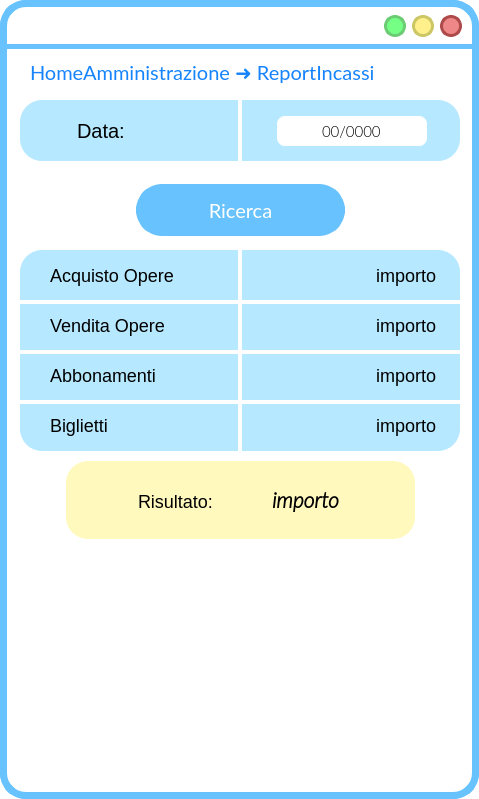
<?xml version="1.0" encoding="UTF-8"?>
<ui version="4.0">
 <class>MainWindow</class>
 <widget class="QMainWindow" name="MainWindow">
  <property name="geometry">
   <rect>
    <x>0</x>
    <y>0</y>
    <width>479</width>
    <height>799</height>
   </rect>
  </property>
  <property name="windowTitle">
   <string>MainWindow</string>
  </property>
  <property name="styleSheet">
   <string notr="true">QWidget{
background:rgb(255, 255, 255);
border-radius:26px;
border-color:rgb(104, 194, 253);
border-style: solid;
border-width:7;
}
QLabel{
border-width:0;
font: 18pt &quot;Lato Light&quot;;
}</string>
  </property>
  <widget class="QWidget" name="centralwidget">
   <widget class="QPushButton" name="pushButton_3">
    <property name="geometry">
     <rect>
      <x>593</x>
      <y>29</y>
      <width>24</width>
      <height>24</height>
     </rect>
    </property>
    <property name="sizePolicy">
     <sizepolicy hsizetype="Fixed" vsizetype="Fixed">
      <horstretch>0</horstretch>
      <verstretch>0</verstretch>
     </sizepolicy>
    </property>
    <property name="minimumSize">
     <size>
      <width>21</width>
      <height>24</height>
     </size>
    </property>
    <property name="maximumSize">
     <size>
      <width>24</width>
      <height>24</height>
     </size>
    </property>
    <property name="cursor">
     <cursorShape>PointingHandCursor</cursorShape>
    </property>
    <property name="styleSheet">
     <string notr="true">QPushButton{
 background-color:#ee8888;
 border-style: solid;
 border-radius:12px;
font: 18pt &quot;Candara&quot;;
border-color:#ae4a4a;
border-width:3;
}

QPushButton::pressed{
	background-color : white;
	border-color:#ae4a4a;
	border-width:3;
}
</string>
    </property>
    <property name="text">
     <string/>
    </property>
   </widget>
   <widget class="QPushButton" name="pushButton_2">
    <property name="geometry">
     <rect>
      <x>563</x>
      <y>29</y>
      <width>24</width>
      <height>24</height>
     </rect>
    </property>
    <property name="sizePolicy">
     <sizepolicy hsizetype="Fixed" vsizetype="Fixed">
      <horstretch>0</horstretch>
      <verstretch>0</verstretch>
     </sizepolicy>
    </property>
    <property name="minimumSize">
     <size>
      <width>21</width>
      <height>24</height>
     </size>
    </property>
    <property name="maximumSize">
     <size>
      <width>24</width>
      <height>24</height>
     </size>
    </property>
    <property name="cursor">
     <cursorShape>PointingHandCursor</cursorShape>
    </property>
    <property name="styleSheet">
     <string notr="true">QPushButton{
 background-color:#fff08c	;
 border-style: solid;
 border-radius:12px;
font: 18pt &quot;Candara&quot;;
border-color:#ccc664;
border-width:3;
}

QPushButton::pressed{
	background-color : white;
	border-color:#ccc664;
	border-width:3;
}
</string>
    </property>
    <property name="text">
     <string/>
    </property>
   </widget>
   <widget class="QPushButton" name="pushButton_4">
    <property name="geometry">
     <rect>
      <x>533</x>
      <y>29</y>
      <width>24</width>
      <height>24</height>
     </rect>
    </property>
    <property name="sizePolicy">
     <sizepolicy hsizetype="Fixed" vsizetype="Fixed">
      <horstretch>0</horstretch>
      <verstretch>0</verstretch>
     </sizepolicy>
    </property>
    <property name="minimumSize">
     <size>
      <width>21</width>
      <height>24</height>
     </size>
    </property>
    <property name="maximumSize">
     <size>
      <width>24</width>
      <height>24</height>
     </size>
    </property>
    <property name="cursor">
     <cursorShape>PointingHandCursor</cursorShape>
    </property>
    <property name="styleSheet">
     <string notr="true">QPushButton{
 background-color:#76ff85;
 border-style: solid;
 border-radius:12px;
font: 18pt &quot;Candara&quot;;
border-color:#6bcc73;
border-width:3;
}

QPushButton::pressed{
	background-color : white;
	border-color:#6bcc73;
	border-width:3;
}
</string>
    </property>
    <property name="text">
     <string/>
    </property>
   </widget>
   <widget class="QLabel" name="label">
    <property name="geometry">
     <rect>
      <x>0</x>
      <y>44</y>
      <width>641</width>
      <height>5</height>
     </rect>
    </property>
    <property name="styleSheet">
     <string notr="true">background-color:rgb(104, 194, 253);</string>
    </property>
    <property name="text">
     <string/>
    </property>
   </widget>
   <widget class="QLabel" name="label_2">
    <property name="geometry">
     <rect>
      <x>20</x>
      <y>250</y>
      <width>440</width>
      <height>201</height>
     </rect>
    </property>
    <property name="styleSheet">
     <string notr="true">left: 655px;
top: 420px;
width: 436px;
height: 160px;
line-height: 20px;
border-radius: 22px;
background-color: rgba(182, 233, 255);
color: rgba(16, 16, 16);
font-size: 14px;
text-align: center;</string>
    </property>
    <property name="text">
     <string/>
    </property>
   </widget>
   <widget class="QPushButton" name="reduceButton">
    <property name="geometry">
     <rect>
      <x>384</x>
      <y>15</y>
      <width>22</width>
      <height>22</height>
     </rect>
    </property>
    <property name="sizePolicy">
     <sizepolicy hsizetype="Fixed" vsizetype="Fixed">
      <horstretch>0</horstretch>
      <verstretch>0</verstretch>
     </sizepolicy>
    </property>
    <property name="minimumSize">
     <size>
      <width>22</width>
      <height>22</height>
     </size>
    </property>
    <property name="maximumSize">
     <size>
      <width>24</width>
      <height>24</height>
     </size>
    </property>
    <property name="cursor">
     <cursorShape>PointingHandCursor</cursorShape>
    </property>
    <property name="styleSheet">
     <string notr="true">QPushButton{
 background-color:#76ff85;
 border-style: solid;
 border-radius:11px;
font: 18pt &quot;Candara&quot;;
border-color:#6bcc73;
border-width:3;
}

QPushButton::pressed{
	background-color : white;
	border-color:#6bcc73;
	border-width:3;
}
</string>
    </property>
    <property name="text">
     <string/>
    </property>
   </widget>
   <widget class="QPushButton" name="exitButton">
    <property name="geometry">
     <rect>
      <x>440</x>
      <y>15</y>
      <width>22</width>
      <height>22</height>
     </rect>
    </property>
    <property name="sizePolicy">
     <sizepolicy hsizetype="Fixed" vsizetype="Fixed">
      <horstretch>0</horstretch>
      <verstretch>0</verstretch>
     </sizepolicy>
    </property>
    <property name="minimumSize">
     <size>
      <width>22</width>
      <height>22</height>
     </size>
    </property>
    <property name="maximumSize">
     <size>
      <width>24</width>
      <height>24</height>
     </size>
    </property>
    <property name="cursor">
     <cursorShape>PointingHandCursor</cursorShape>
    </property>
    <property name="styleSheet">
     <string notr="true">QPushButton{
 background-color:#ee8888;
 border-style: solid;
 border-radius:11px;
font: 18pt &quot;Candara&quot;;
border-color:#ae4a4a;
border-width:3;
}

QPushButton::pressed{
	background-color : white;
	border-color:#ae4a4a;
	border-width:3;
}
</string>
    </property>
    <property name="text">
     <string/>
    </property>
   </widget>
   <widget class="QPushButton" name="maximizeButton">
    <property name="geometry">
     <rect>
      <x>412</x>
      <y>15</y>
      <width>22</width>
      <height>22</height>
     </rect>
    </property>
    <property name="sizePolicy">
     <sizepolicy hsizetype="Fixed" vsizetype="Fixed">
      <horstretch>0</horstretch>
      <verstretch>0</verstretch>
     </sizepolicy>
    </property>
    <property name="minimumSize">
     <size>
      <width>20</width>
      <height>20</height>
     </size>
    </property>
    <property name="maximumSize">
     <size>
      <width>24</width>
      <height>24</height>
     </size>
    </property>
    <property name="cursor">
     <cursorShape>PointingHandCursor</cursorShape>
    </property>
    <property name="styleSheet">
     <string notr="true">QPushButton{
 background-color:#fff08c	;
 border-style: solid;
 border-radius:11px;
font: 18pt &quot;Candara&quot;;
border-color:#ccc664;
border-width:3;
}

QPushButton::pressed{
	background-color : white;
	border-color:#ccc664;
	border-width:3;
}
</string>
    </property>
    <property name="text">
     <string/>
    </property>
   </widget>
   <widget class="QLabel" name="label_5">
    <property name="geometry">
     <rect>
      <x>20</x>
      <y>300</y>
      <width>450</width>
      <height>4</height>
     </rect>
    </property>
    <property name="sizePolicy">
     <sizepolicy hsizetype="Fixed" vsizetype="Fixed">
      <horstretch>0</horstretch>
      <verstretch>0</verstretch>
     </sizepolicy>
    </property>
    <property name="styleSheet">
     <string notr="true">width: 314px;
height: 180px;
border-radius: 0;
background-color: rgb(255, 255, 255);
text-align: center;</string>
    </property>
    <property name="text">
     <string/>
    </property>
    <property name="scaledContents">
     <bool>true</bool>
    </property>
    <property name="alignment">
     <set>Qt::AlignCenter</set>
    </property>
    <property name="margin">
     <number>10</number>
    </property>
    <property name="indent">
     <number>0</number>
    </property>
   </widget>
   <widget class="QLabel" name="label_6">
    <property name="geometry">
     <rect>
      <x>20</x>
      <y>350</y>
      <width>450</width>
      <height>4</height>
     </rect>
    </property>
    <property name="sizePolicy">
     <sizepolicy hsizetype="Fixed" vsizetype="Fixed">
      <horstretch>0</horstretch>
      <verstretch>0</verstretch>
     </sizepolicy>
    </property>
    <property name="styleSheet">
     <string notr="true">width: 314px;
height: 180px;
border-radius: 0;
background-color: rgb(255, 255, 255);
text-align: center;</string>
    </property>
    <property name="text">
     <string/>
    </property>
    <property name="scaledContents">
     <bool>true</bool>
    </property>
    <property name="alignment">
     <set>Qt::AlignCenter</set>
    </property>
    <property name="margin">
     <number>10</number>
    </property>
    <property name="indent">
     <number>0</number>
    </property>
   </widget>
   <widget class="QLabel" name="label_7">
    <property name="geometry">
     <rect>
      <x>10</x>
      <y>400</y>
      <width>450</width>
      <height>4</height>
     </rect>
    </property>
    <property name="sizePolicy">
     <sizepolicy hsizetype="Fixed" vsizetype="Fixed">
      <horstretch>0</horstretch>
      <verstretch>0</verstretch>
     </sizepolicy>
    </property>
    <property name="styleSheet">
     <string notr="true">width: 314px;
height: 180px;
border-radius: 0;
background-color: rgb(255, 255, 255);
text-align: center;</string>
    </property>
    <property name="text">
     <string/>
    </property>
    <property name="scaledContents">
     <bool>true</bool>
    </property>
    <property name="alignment">
     <set>Qt::AlignCenter</set>
    </property>
    <property name="margin">
     <number>10</number>
    </property>
    <property name="indent">
     <number>0</number>
    </property>
   </widget>
   <widget class="QLabel" name="label_14">
    <property name="geometry">
     <rect>
      <x>50</x>
      <y>260</y>
      <width>151</width>
      <height>31</height>
     </rect>
    </property>
    <property name="styleSheet">
     <string notr="true">font-size: 18px;
text-align: left;
background-color: rgba(255, 255, 255,0);
</string>
    </property>
    <property name="text">
     <string>Acquisto Opere</string>
    </property>
   </widget>
   <widget class="QLabel" name="autoreLabel">
    <property name="geometry">
     <rect>
      <x>50</x>
      <y>310</y>
      <width>121</width>
      <height>31</height>
     </rect>
    </property>
    <property name="styleSheet">
     <string notr="true">font-size: 18px;
text-align: left;
background-color: rgba(255, 255, 255,0);</string>
    </property>
    <property name="text">
     <string>Vendita Opere</string>
    </property>
   </widget>
   <widget class="QLabel" name="sizeLabel">
    <property name="geometry">
     <rect>
      <x>50</x>
      <y>410</y>
      <width>141</width>
      <height>31</height>
     </rect>
    </property>
    <property name="styleSheet">
     <string notr="true">font-size: 18px;
text-align: left;
background-color: rgba(255, 255, 255,0);</string>
    </property>
    <property name="text">
     <string>Biglietti</string>
    </property>
   </widget>
   <widget class="QLabel" name="label_18">
    <property name="geometry">
     <rect>
      <x>424</x>
      <y>57</y>
      <width>36</width>
      <height>36</height>
     </rect>
    </property>
    <property name="font">
     <font>
      <family>Lato Light</family>
      <pointsize>18</pointsize>
      <weight>50</weight>
      <italic>false</italic>
      <bold>false</bold>
     </font>
    </property>
    <property name="cursor">
     <cursorShape>PointingHandCursor</cursorShape>
    </property>
    <property name="autoFillBackground">
     <bool>false</bool>
    </property>
    <property name="styleSheet">
     <string notr="true">background-color: rgba(255, 255, 255,0);</string>
    </property>
    <property name="text">
     <string/>
    </property>
    <property name="pixmap">
     <pixmap resource="res/res.qrc">:/icons/arrow_back_FILL1_wght700_GRAD200_opsz48_risultato.png</pixmap>
    </property>
    <property name="scaledContents">
     <bool>true</bool>
    </property>
   </widget>
   <widget class="QLabel" name="titoloLabel">
    <property name="geometry">
     <rect>
      <x>30</x>
      <y>57</y>
      <width>381</width>
      <height>31</height>
     </rect>
    </property>
    <property name="font">
     <font>
      <family>Lato</family>
      <pointsize>14</pointsize>
      <weight>50</weight>
      <italic>false</italic>
      <bold>false</bold>
     </font>
    </property>
    <property name="styleSheet">
     <string notr="true">font-size: 20px;
text-align: left;
background-color: rgba(255, 255, 255,0);
color: #1684FC;
font: 14pt &quot;Lato&quot;;</string>
    </property>
    <property name="text">
     <string>HomeAmministrazione ➜ ReportIncassi</string>
    </property>
   </widget>
   <widget class="QLabel" name="label_13">
    <property name="geometry">
     <rect>
      <x>50</x>
      <y>360</y>
      <width>151</width>
      <height>31</height>
     </rect>
    </property>
    <property name="styleSheet">
     <string notr="true">font-size: 18px;
text-align: left;
background-color: rgba(255, 255, 255,0);</string>
    </property>
    <property name="text">
     <string>Abbonamenti</string>
    </property>
   </widget>
   <widget class="QLabel" name="label_8">
    <property name="geometry">
     <rect>
      <x>238</x>
      <y>242</y>
      <width>4</width>
      <height>215</height>
     </rect>
    </property>
    <property name="sizePolicy">
     <sizepolicy hsizetype="Fixed" vsizetype="Fixed">
      <horstretch>0</horstretch>
      <verstretch>0</verstretch>
     </sizepolicy>
    </property>
    <property name="styleSheet">
     <string notr="true">width: 314px;
height: 180px;
border-radius: 0;
background-color: rgb(255, 255, 255);
text-align: center;</string>
    </property>
    <property name="text">
     <string/>
    </property>
    <property name="scaledContents">
     <bool>true</bool>
    </property>
    <property name="alignment">
     <set>Qt::AlignCenter</set>
    </property>
    <property name="margin">
     <number>10</number>
    </property>
    <property name="indent">
     <number>0</number>
    </property>
   </widget>
   <widget class="QLabel" name="label_10">
    <property name="geometry">
     <rect>
      <x>90</x>
      <y>484</y>
      <width>34</width>
      <height>34</height>
     </rect>
    </property>
    <property name="styleSheet">
     <string notr="true">background-color: rgba(255, 249, 190);</string>
    </property>
    <property name="text">
     <string/>
    </property>
    <property name="pixmap">
     <pixmap resource="res/res.qrc">:/icons/receipt_long_FILL1_wght600_GRAD200_opsz48_risultato.png</pixmap>
    </property>
    <property name="scaledContents">
     <bool>true</bool>
    </property>
   </widget>
   <widget class="QLabel" name="label_15">
    <property name="geometry">
     <rect>
      <x>138</x>
      <y>466</y>
      <width>101</width>
      <height>71</height>
     </rect>
    </property>
    <property name="styleSheet">
     <string notr="true">font-size: 18px;
text-align: left;
background-color: rgba(255, 255, 255,0);</string>
    </property>
    <property name="text">
     <string>Risultato:</string>
    </property>
   </widget>
   <widget class="QLabel" name="acquistaOperaLabel">
    <property name="geometry">
     <rect>
      <x>265</x>
      <y>260</y>
      <width>171</width>
      <height>31</height>
     </rect>
    </property>
    <property name="styleSheet">
     <string notr="true">font-size: 18px;
text-align: left;
background-color: rgba(255, 255, 255,0);
</string>
    </property>
    <property name="text">
     <string>importo</string>
    </property>
    <property name="alignment">
     <set>Qt::AlignRight|Qt::AlignTrailing|Qt::AlignVCenter</set>
    </property>
   </widget>
   <widget class="QLabel" name="abbonamentiLabel">
    <property name="geometry">
     <rect>
      <x>265</x>
      <y>360</y>
      <width>171</width>
      <height>31</height>
     </rect>
    </property>
    <property name="styleSheet">
     <string notr="true">font-size: 18px;
text-align: left;
background-color: rgba(255, 255, 255,0);
</string>
    </property>
    <property name="text">
     <string>importo</string>
    </property>
    <property name="alignment">
     <set>Qt::AlignRight|Qt::AlignTrailing|Qt::AlignVCenter</set>
    </property>
   </widget>
   <widget class="QLabel" name="bigliettiLabel">
    <property name="geometry">
     <rect>
      <x>265</x>
      <y>410</y>
      <width>171</width>
      <height>31</height>
     </rect>
    </property>
    <property name="styleSheet">
     <string notr="true">font-size: 18px;
text-align: left;
background-color: rgba(255, 255, 255,0);
</string>
    </property>
    <property name="text">
     <string>importo</string>
    </property>
    <property name="alignment">
     <set>Qt::AlignRight|Qt::AlignTrailing|Qt::AlignVCenter</set>
    </property>
   </widget>
   <widget class="QLabel" name="venditaOpereLabel">
    <property name="geometry">
     <rect>
      <x>265</x>
      <y>310</y>
      <width>171</width>
      <height>31</height>
     </rect>
    </property>
    <property name="styleSheet">
     <string notr="true">font-size: 18px;
text-align: left;
background-color: rgba(255, 255, 255,0);
</string>
    </property>
    <property name="text">
     <string>importo</string>
    </property>
    <property name="alignment">
     <set>Qt::AlignRight|Qt::AlignTrailing|Qt::AlignVCenter</set>
    </property>
   </widget>
   <widget class="QLabel" name="importoTotaleLabel">
    <property name="geometry">
     <rect>
      <x>220</x>
      <y>480</y>
      <width>171</width>
      <height>41</height>
     </rect>
    </property>
    <property name="font">
     <font>
      <family>Lato Light</family>
      <pointsize>-1</pointsize>
      <weight>50</weight>
      <italic>false</italic>
      <bold>false</bold>
     </font>
    </property>
    <property name="styleSheet">
     <string notr="true">font-size: 16px;
text-align: left;
background-color: rgba(255, 255, 255,0);
</string>
    </property>
    <property name="text">
     <string>&lt;html&gt;&lt;head/&gt;&lt;body&gt;&lt;p&gt;&lt;span style=&quot; font-size:16pt; font-weight:600; font-style:italic;&quot;&gt;importo&lt;/span&gt;&lt;/p&gt;&lt;/body&gt;&lt;/html&gt;</string>
    </property>
    <property name="alignment">
     <set>Qt::AlignCenter</set>
    </property>
   </widget>
   <widget class="QFrame" name="frame">
    <property name="geometry">
     <rect>
      <x>60</x>
      <y>550</y>
      <width>360</width>
      <height>222</height>
     </rect>
    </property>
    <property name="styleSheet">
     <string notr="true">border-width: 0px;</string>
    </property>
    <property name="frameShape">
     <enum>QFrame::StyledPanel</enum>
    </property>
    <property name="frameShadow">
     <enum>QFrame::Raised</enum>
    </property>
   </widget>
   <widget class="QLabel" name="titoloLabel_4">
    <property name="geometry">
     <rect>
      <x>77</x>
      <y>105</y>
      <width>161</width>
      <height>51</height>
     </rect>
    </property>
    <property name="styleSheet">
     <string notr="true">font-size: 20px;
text-align: left;
background-color: rgba(255, 255, 255,0);
</string>
    </property>
    <property name="text">
     <string>Data:</string>
    </property>
    <property name="alignment">
     <set>Qt::AlignLeading|Qt::AlignLeft|Qt::AlignVCenter</set>
    </property>
   </widget>
   <widget class="QLabel" name="frecciaSxLabel">
    <property name="geometry">
     <rect>
      <x>34</x>
      <y>180</y>
      <width>54</width>
      <height>54</height>
     </rect>
    </property>
    <property name="cursor">
     <cursorShape>PointingHandCursor</cursorShape>
    </property>
    <property name="styleSheet">
     <string notr="true">font-size: 18px;
text-align: left;
background-color: rgba(255, 255, 255,0);
</string>
    </property>
    <property name="text">
     <string/>
    </property>
    <property name="pixmap">
     <pixmap resource="res/res.qrc">:/icons/chevron_left_FILL1_wght600_GRAD200_opsz48_risultato.png</pixmap>
    </property>
    <property name="scaledContents">
     <bool>true</bool>
    </property>
   </widget>
   <widget class="QLabel" name="frecciaDxLabel">
    <property name="geometry">
     <rect>
      <x>390</x>
      <y>180</y>
      <width>54</width>
      <height>54</height>
     </rect>
    </property>
    <property name="cursor">
     <cursorShape>PointingHandCursor</cursorShape>
    </property>
    <property name="styleSheet">
     <string notr="true">font-size: 18px;
text-align: left;
background-color: rgba(255, 255, 255,0);
</string>
    </property>
    <property name="text">
     <string/>
    </property>
    <property name="pixmap">
     <pixmap resource="res/res.qrc">:/icons/chevron_right_FILL1_wght600_GRAD200_opsz48_risultato.png</pixmap>
    </property>
    <property name="scaledContents">
     <bool>true</bool>
    </property>
   </widget>
   <widget class="QLabel" name="label_11">
    <property name="geometry">
     <rect>
      <x>238</x>
      <y>94</y>
      <width>4</width>
      <height>70</height>
     </rect>
    </property>
    <property name="styleSheet">
     <string notr="true">background-color:#FFFFFF;</string>
    </property>
    <property name="text">
     <string/>
    </property>
   </widget>
   <widget class="QLabel" name="label_12">
    <property name="geometry">
     <rect>
      <x>20</x>
      <y>100</y>
      <width>440</width>
      <height>61</height>
     </rect>
    </property>
    <property name="styleSheet">
     <string notr="true">left: 790px;
top: 159px;
width: 437px;
height: 650px;
line-height: 20px;
border-radius: 22px;
background-color: rgba(182, 233, 255, 255);
text-align: center;</string>
    </property>
    <property name="text">
     <string/>
    </property>
   </widget>
   <widget class="QLineEdit" name="dataLineEdit">
    <property name="geometry">
     <rect>
      <x>277</x>
      <y>116</y>
      <width>150</width>
      <height>30</height>
     </rect>
    </property>
    <property name="font">
     <font>
      <family>Lato Light</family>
      <pointsize>11</pointsize>
      <weight>50</weight>
      <italic>false</italic>
      <bold>false</bold>
     </font>
    </property>
    <property name="styleSheet">
     <string notr="true">QLineEdit{
background:rgb(255, 255, 255);
border-radius:8px;
border-color:rgb(104, 194, 253);
border-style: solid;
border-width:0;
}
QLineEdit::focus{
background:rgb(255, 255, 255);
border-radius:8px;
border-color:rgb(104, 194, 253);
border-style: solid;
border-width:3;
}</string>
    </property>
    <property name="inputMask">
     <string>00/0000;0</string>
    </property>
    <property name="text">
     <string>/</string>
    </property>
    <property name="alignment">
     <set>Qt::AlignCenter</set>
    </property>
    <property name="placeholderText">
     <string>mm/yyyy</string>
    </property>
   </widget>
   <widget class="QLabel" name="label_16">
    <property name="geometry">
     <rect>
      <x>36</x>
      <y>113</y>
      <width>34</width>
      <height>34</height>
     </rect>
    </property>
    <property name="autoFillBackground">
     <bool>false</bool>
    </property>
    <property name="styleSheet">
     <string notr="true">background-color: rgba(255, 255, 255,0);</string>
    </property>
    <property name="text">
     <string/>
    </property>
    <property name="pixmap">
     <pixmap resource="res/res.qrc">:/icons/search_FILL1_wght600_GRAD200_opsz48_risultato.png</pixmap>
    </property>
    <property name="scaledContents">
     <bool>true</bool>
    </property>
   </widget>
   <widget class="QPushButton" name="ricercaButton">
    <property name="geometry">
     <rect>
      <x>136</x>
      <y>184</y>
      <width>209</width>
      <height>52</height>
     </rect>
    </property>
    <property name="font">
     <font>
      <family>Lato</family>
      <pointsize>15</pointsize>
      <weight>50</weight>
      <italic>false</italic>
      <bold>false</bold>
     </font>
    </property>
    <property name="cursor">
     <cursorShape>PointingHandCursor</cursorShape>
    </property>
    <property name="autoFillBackground">
     <bool>false</bool>
    </property>
    <property name="styleSheet">
     <string notr="true">QPushButton{
 background-color:rgb(104, 194, 253);
 border-style: solid;
 border-radius:26px;
color: rgb(255, 255, 255);
	font: 15pt &quot;Lato&quot;;
}

QPushButton::hover{


	border-color : rgb(15, 138, 204);
	color: white;
border-width:0;
}

QPushButton::pressed{
	border-color:rgb(104, 194, 253);
	border-width:4;
	background-color : white;
	color:rgb(104, 194, 253);
}
</string>
    </property>
    <property name="text">
     <string>Ricerca</string>
    </property>
   </widget>
   <widget class="QLabel" name="label_3">
    <property name="geometry">
     <rect>
      <x>66</x>
      <y>461</y>
      <width>349</width>
      <height>78</height>
     </rect>
    </property>
    <property name="styleSheet">
     <string notr="true">left: 700px;
top: 603px;
width: 349px;
height: 78px;
line-height: 20px;
border-radius: 22px;
background-color: rgba(255, 249, 190);
text-align: center;</string>
    </property>
    <property name="text">
     <string/>
    </property>
   </widget>
   <zorder>label_3</zorder>
   <zorder>label_12</zorder>
   <zorder>pushButton_3</zorder>
   <zorder>pushButton_2</zorder>
   <zorder>pushButton_4</zorder>
   <zorder>label</zorder>
   <zorder>label_2</zorder>
   <zorder>reduceButton</zorder>
   <zorder>exitButton</zorder>
   <zorder>maximizeButton</zorder>
   <zorder>label_5</zorder>
   <zorder>label_6</zorder>
   <zorder>label_7</zorder>
   <zorder>label_14</zorder>
   <zorder>autoreLabel</zorder>
   <zorder>sizeLabel</zorder>
   <zorder>label_18</zorder>
   <zorder>titoloLabel</zorder>
   <zorder>label_13</zorder>
   <zorder>label_8</zorder>
   <zorder>label_10</zorder>
   <zorder>label_15</zorder>
   <zorder>acquistaOperaLabel</zorder>
   <zorder>abbonamentiLabel</zorder>
   <zorder>bigliettiLabel</zorder>
   <zorder>venditaOpereLabel</zorder>
   <zorder>importoTotaleLabel</zorder>
   <zorder>frame</zorder>
   <zorder>titoloLabel_4</zorder>
   <zorder>frecciaSxLabel</zorder>
   <zorder>frecciaDxLabel</zorder>
   <zorder>label_11</zorder>
   <zorder>dataLineEdit</zorder>
   <zorder>label_16</zorder>
   <zorder>ricercaButton</zorder>
  </widget>
 </widget>
 <resources>
  <include location="res.qrc"/>
  <include location="res/res.qrc"/>
 </resources>
 <connections/>
</ui>
